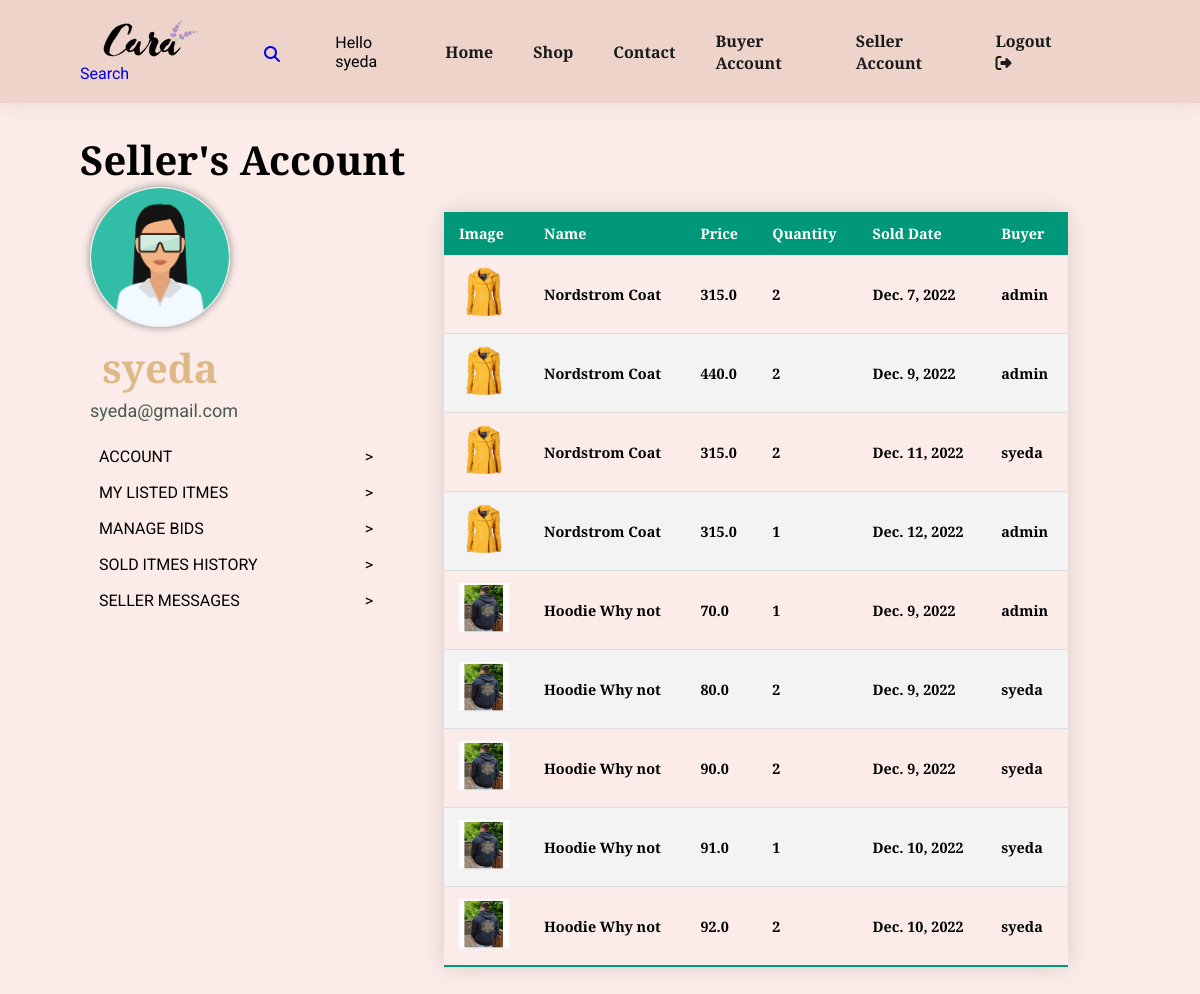
/seller_sold_items/ (signed in), run on an earlier commit of the app's database.
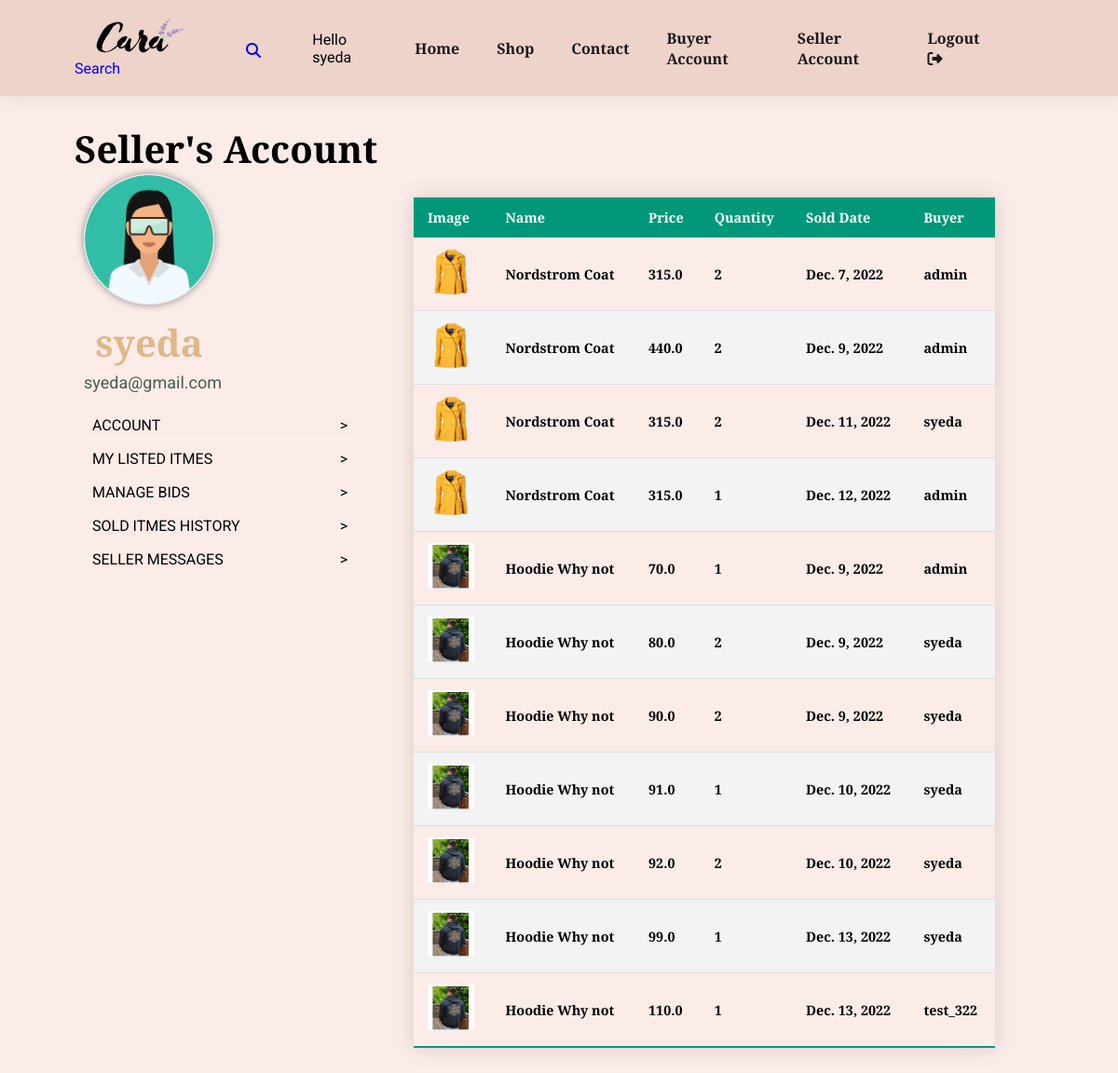
And on a later commit of the database.
### users/models.py (models this page shows, shortened)
class Account(models.Model):
    user = models.OneToOneField(User, on_delete=models.CASCADE)
    approved = models.BooleanField(default=False, help_text="False=Not Approved, True=Approaved", blank=True)
    first_name = models.CharField(null=True,blank=True, max_length=150)
    last_name = models.CharField(null=True,blank=True, max_length=150)
    image = models.ImageField(default='profile_pics/default.jpg', upload_to= get_file_path)
    account_balance = models.IntegerField(null=True, blank=True, default=0)
    phone = models.CharField(null=True,blank=True, max_length=50)
    address = models.CharField(null=True,blank=True, max_length=150)
    city = models.CharField(null=True,blank=True, max_length=80)
    state = models.CharField(null=True,blank=True, max_length= 80)
    country = models.CharField(null=True,blank=True, max_length=80)
    zip_code = models.CharField(null=True,blank=True, max_length=50)
    created_at = models.DateField(auto_now_add=True)
    average_rating = models.FloatField(default=0, blank=True)
    warnings = models.IntegerField(default=0)

### store/models.py (models this page shows, shortened)
class OrderItem(models.Model):
    order = models.ForeignKey(Order, on_delete=models.CASCADE)
    product = models.ForeignKey(Product, on_delete=models.CASCADE)
    price = models.FloatField(null=False)
    quantity = models.IntegerField(null=False)
    def __str__(self):
        return f'{self.order.id} - {self.product.slug}'

class Product(models.Model):
    category = models.ForeignKey(Category,  on_delete=models.CASCADE)
    slug = models.CharField(max_length=150, null=False, blank=False)
    name = models.CharField(max_length=50, null=False, blank=False)
    author = models.ForeignKey(User, on_delete=models.CASCADE, null=False, blank=False)
    product_image = models.ImageField(upload_to=get_file_path_pro, null=True, blank=True)
    small_description = models.TextField(max_length=250, null=False, blank=False)
    quantity = models.IntegerField(null=False, blank=False)
    original_price = models.FloatField(null=False, blank=False)
    bid_starting_price = models.FloatField(null=False, blank=False)
    bid_current_price = models.FloatField(null=True, blank=True)
    description = models.TextField(max_length=500, null=False, blank=False)
    status = models.BooleanField(default= False, help_text="0=Show, 1=Hidden")
    bid_status = models.BooleanField(default= False, help_text="0=Show, 1=Hidden")
    trending = models.BooleanField(default= False, help_text="0=Default, 1=Hidden")
    tag = models.CharField(max_length=150, null=False, blank=False)
    meta_title = models.CharField(max_length=150, null=False, blank=False)
    meta_keywords= models.CharField(max_length=150, null=False, blank=False)
    meta_description= models.CharField(max_length=500, null=False, blank=False)
    created_at = models.DateTimeField(auto_now_add=True)

class Order(models.Model):
    user = models.ForeignKey(User, on_delete=models.CASCADE, null=False, blank=False)
    first_name = models.CharField(null=True,blank=True, max_length=150)
    last_name = models.CharField(null=True,blank=True, max_length=150)
    phone = models.CharField(null=True,blank=True, max_length=50)
    address = models.CharField(null=True,blank=True, max_length=150)
    city = models.CharField(null=True,blank=True, max_length=80)
    state = models.CharField(null=True,blank=True, max_length= 80)
    country = models.CharField(null=True,blank=True, max_length=80)
    zip_code = models.CharField(null=True,blank=True, max_length=50)
    total_price = models.FloatField(null=False)
    payment_id = models.CharField(max_length=150, null=True)
    orderStatuses = (
        ('Pending', "Pending"),
        ('Outforshipping', 'Out for Shipping'),
        ('Completed', 'Completed'),
    )
    status = models.CharField(max_length=150, choices=orderStatuses, default='Pending')
    message = models.TextField(null=True)
    tracking_number = models.CharField(max_length=150, null=True)
    created_at = models.DateField(auto_now_add=True)
    updated_at = models.DateTimeField(auto_now=True)

### store/views.py (the view)
# urls.py: path('seller_sold_items/', views.seller_sold_items, name="seller_sold_items"),
@login_required
def seller_sold_items(request):
    user = request.user
    sold_items = OrderItem.objects.filter(product__author=user)
    print(sold_items)
    context = {
        "sold_items" : sold_items
    }
    return render(request, 'store/seller/seller_sold_items.html', context)

### store/templates/store/seller/seller_sold_items.html (shortened to what this page needs)
{% extends "store/base.html" %}
{% load static %}
{% load crispy_forms_tags %}
{% block content %}
    <div class="section-p1">
        <h2>Seller's Account</h2>
        <div class="buyer_account_page">
            <div class="buyer_profile">
                <div class="buyer_profile_detail">
                    <img src="{{ user.account.image.url }}">
                    <h2> {{ user.username }}</h2>
                    <p> {{ user.email }} </p>
                </div>
                <br>
                <ul class="buyer_account_options">
                    <li ><a href="{% url 'seller_account' %}"> Account <span> > </span></a></li>
                    <li><a href="{% url 'seller_listed_items' %}" > My Listed Itmes<span> > </span></a></li>
                    <li><a href="{% url 'manage_bids' %}"> Manage Bids  <span> > </span></a></li>
                    <li><a href="{% url 'seller_sold_items' %}" class=""> Sold Itmes History  <span> > </span></a></li>
                    <li><a href="{% url 'seller_messages' %}" class=""> Seller Messages  <span> > </span></a></li>
                </ul>
            </div>
            <div class="buyer_account_detail">
                <div id="get_profile_info">
                    {% if sold_items %}
                    <table class="styled-table">
                        <thead>
                            <tr>
                                <th>Image </th>
                                <th>Name</th>
                                <th>Price</th>
                                <th>Quantity</th>
                                <th>Sold Date</th>
                                <th>Buyer</th>
                            </tr>
                        </thead>
                        <tbody>
                            {% for item in sold_items %}
                                <tr>
                                    <th>
                                        <img src = "{{ item.product.product_image.url }}" height="50px" width = "50px">
                                    </th>
                                    <th>{{ item.product.name  }}</th>
                                    <th>{{ item.price }}</th>
                                    <th>{{ item.quantity  }}</th>
                                    <th>{{ item.order.created_at  }}</th>
                                    <th>{{ item.order.user }} </a> </th>
                                </tr>
                            {% endfor %}
                        </tbody>
                    </table>
                {% else %}
                    <h1>You haven't sold any products.</h1>
                {% endif %}
                </div>
            </div>
{% endblock content%}

### store/templates/store/base.html (shortened to what this page needs)
{% load static %}
<!DOCTYPE html>
<html>
    <head>
        <link rel="stylesheet" href="https://cdnjs.cloudflare.com/ajax/libs/font-awesome/6.1.1/css/all.css"/>
        <link href='https://css.gg/shopping-bag.css' rel='stylesheet'>
        <link rel="stylesheet" href="https://cdnjs.cloudflare.com/ajax/libs/font-awesome/4.7.0/css/font-awesome.min.css">
        <link rel="stylesheet" href="{% static 'store/store_styles.css' %}">
        <link rel="stylesheet" href="{% static 'store/category_styles.css' %}">
        <link rel="stylesheet" href="{% static 'store/products_details_styles.css' %}">
        <link rel="stylesheet" href="{% static 'store/cart_styles.css' %}">
        <link rel="stylesheet" href="{% static 'store/account_styles.css' %}">
        <link rel="stylesheet" href="{% static 'store/checkOut_styles.css' %}">
        <link rel="stylesheet" href="{% static 'store/search_styles.css' %}">
        <link rel="stylesheet" href="{% static 'store/review_modal.css' %}">
        <link rel="stylesheet" href="{% static 'store/buyer_account_styles.css' %}">
        <link rel="stylesheet" href="{% static 'store/seller_account.css' %}">
        <link rel="stylesheet" href="{% static 'store/buyer_deposit_styles.css' %}">
        <link rel="stylesheet" href="//cdn.jsdelivr.net/npm/alertifyjs@1.13.1/build/css/alertify.min.css"/>
        <link rel="stylesheet" href="//cdn.jsdelivr.net/npm/alertifyjs@1.13.1/build/css/themes/default.min.css"/>
    </head>
    <body>
        <section id="header">
            <div>
                <a href="{% url 'store-home' %}"><img src="{% static 'store/media/logo.png' %}" class="logo"></a>
                <a href="{% url 'search' %}" style="text-decoration: none" ><i class="fas fa-search"></i> Search</a>
            </div>
            <div>
                <ul id="navbar">
                    <li> Hello {{ user.username }} </li>
                    <li><a href="{% url 'store-home' %}"  class="{% if request.resolver_match.url_name == 'store-home' %}active{% endif %}">Home</a></li>
                    <li><a href="{% url 'store-categories' %}" class="{% if request.resolver_match.url_name == 'store-categories' %}active{% endif %}">Shop</a></li>
                    <li><a href="#">Contact</a></li>
                    {% if user.is_authenticated %}
                    <li><a href=" {% url 'buyer_account' %}" class="{% if request.resolver_match.url_name == 'profile' %}active{% endif %}">Buyer Account</a></li>
                    <li><a href=" {% url 'seller_account' %}" class="{% if request.resolver_match.url_name == 'profile' %}active{% endif %}">Seller Account</a></li>
                    <li><a href="{% url 'logout' %}">Logout <i class="fas fa-sign-out-alt"></i></a></li>
                    {% endif %}
                </ul>
            </div>
        </section>
        {% block content %}
        {% endblock content %}
    </body>
</html>

### store/static/store/store_styles.css (style rules this page uses)
* { margin: 0; padding: 0; box-sizing: border-box; font-family: 'Josefin Slab', 'Roboto', sans-serif; }
:root { --main-bg-color: #ebcfc4d2; --body-bg-color: #f5d1c866; }
body { width: 100%; background-color: var(--body-bg-color); }
h2 { font-size: 40px; line-height: 54px; color: black; }
p { font-size: 18px; color: #465b52; }
.section-p1 { padding: 30px 80px; }
#header { display: flex; align-items: center; justify-content: space-between; padding: 20px 80px; background-color: var(--main-bg-color); box-shadow: 0px 5px 15px rgba(0,0,0,0.06); z-index: 300; position: sticky; top: 0; left: 0; }
#navbar { display: flex; justify-content: center; align-items: center; }
#navbar li { list-style: none; padding: 0px 20px; position: relative; }
#navbar li a { text-decoration: none; font-size: 16px; font-weight: 600; color: #1a1a1a; transition: 0.3s ease; }

### store/static/store/cart_styles.css (style rules this page uses)
.logo { padding: 0 20px; }

### store/static/store/checkOut_styles.css (style rules this page uses)
.styled-table { border-collapse: collapse; margin: 25px 0; font-size: 0.9em; font-family: sans-serif; width: 100%; box-shadow: 0 0 20px rgba(0, 0, 0, 0.15); }
.styled-table thead tr { background-color: #009879; color: #ffffff; text-align: left; }
.styled-table th, .styled-table td { padding: 12px 15px; text-align: left; }
.styled-table tbody tr { border-bottom: 1px solid #dddddd; }
.styled-table tbody tr:nth-of-type(even) { background-color: #f3f3f3; }
.styled-table tbody tr:last-of-type { border-bottom: 2px solid #009879; }

### store/static/store/buyer_account_styles.css (style rules this page uses)
.buyer_account_page { display: flex; justify-content: space-between; }
.buyer_account_page .buyer_profile { width: 30%; }
.buyer_account_page .buyer_account_detail { width: 60%; }
.buyer_account_page .buyer_profile .buyer_profile_detail { width: 140px; height: 165px; margin: 0 10px; margin-bottom: 60px; text-align: center; overflow: none; }
.buyer_account_page .buyer_profile .buyer_profile_detail img { width: 100%; height: 140px; border: 1px solid #eee; border-radius: 50%; box-shadow: 0px 0px 8px #888888; object-fit: cover; }
.buyer_account_page .buyer_profile .buyer_profile_detail h2 { color: burlywood; margin-top: 10px; margin-bottom: 5px; }
.buyer_account_page .buyer_profile ul { list-style: none; padding: 10px; }
.buyer_account_page .buyer_profile ul li { margin-bottom: 5px; }
.buyer_account_page .buyer_profile ul li a { color: black; text-decoration: none; text-transform: uppercase; border: 1px solid rgba(236, 240, 241, 0.3); text-align: left; padding: 5px 8px; display: block; }
.buyer_account_page .buyer_profile ul li a span { float: right; }

What changed in the data, as far as the page shows it:
added OrderItem: product.product_image (picture), product.name "Hoodie Why not", price "99.0", quantity "1", order.created_at "Dec. 13, 2022", order.user "syeda"
added OrderItem: product.product_image (picture), product.name "Hoodie Why not", price "110.0", quantity "1", order.created_at "Dec. 13, 2022", order.user "test_322"
